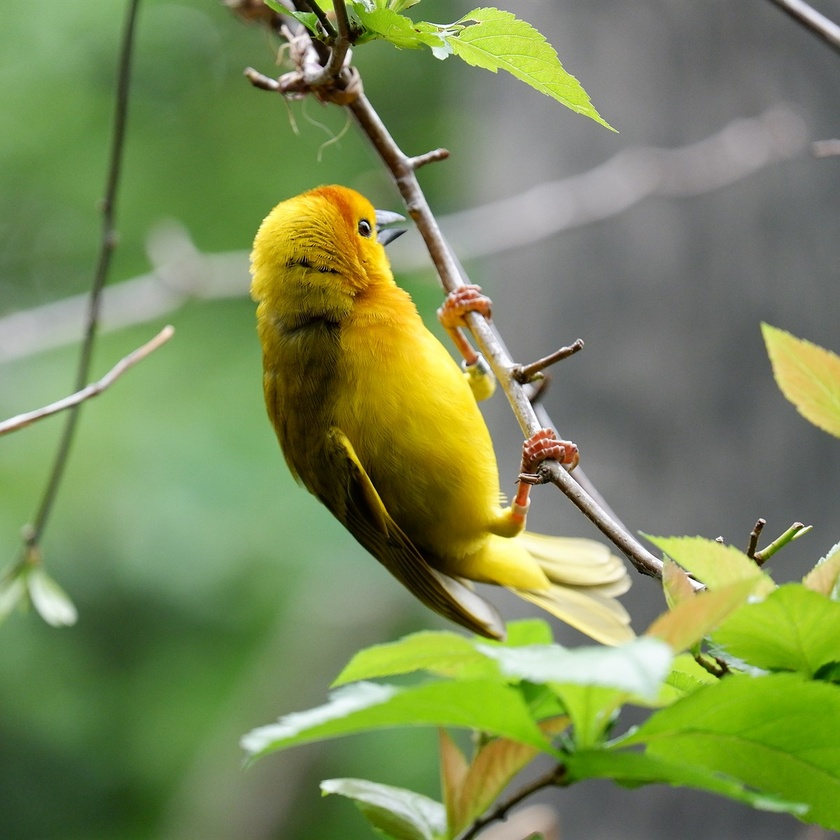
#> input picture sample.jpeg, 840 x 840 px, shrunk from 1200 x 1200 before the run
$ jupyter execute Task2_Week1_Workshop.ipynb
#> lines starting #> are read from the running program, lines starting #| are printed output that depends on the picture
## Task 1.2: The Color Channel Mystery

A color image is stored as a **3D NumPy array**:

(Height, Width, 3)

The third dimension represents color channels.

[cell 1]
import cv2
import numpy as np
import matplotlib.pyplot as plt
from google.colab.patches import cv2_imshow

## Step 1: Load a Color Image

We load the image normally using:

cv2.imread(path)

By default, OpenCV loads images in **BGR format**.

[cell 2]
img = cv2.imread("sample.jpeg")
#> img is the input picture: shape (840, 840, 3); mean B, G, R 87, 137.6, 121.8

if img is None:
    print("Image not found. Check file path.")
else:
    print("Image loaded successfully!")

print("Image Shape:", img.shape)
#| Image Shape: (840, 840, 3)
print("Data Type:", img.dtype)
#| Data Type: uint8

[cell 3]
# Convert BGR to RGB for correct display
img_rgb = cv2.cvtColor(img, cv2.COLOR_BGR2RGB)

plt.figure(figsize=(6,6))
plt.imshow(img_rgb)
plt.title("Original Color Image")
plt.axis("off")
plt.show()

## Step 1: Split the Color Channels

We separate the image into:

- Blue channel
- Green channel
- Red channel

Each channel is a 2D matrix.

[cell 4]
b, g, r = cv2.split(img)
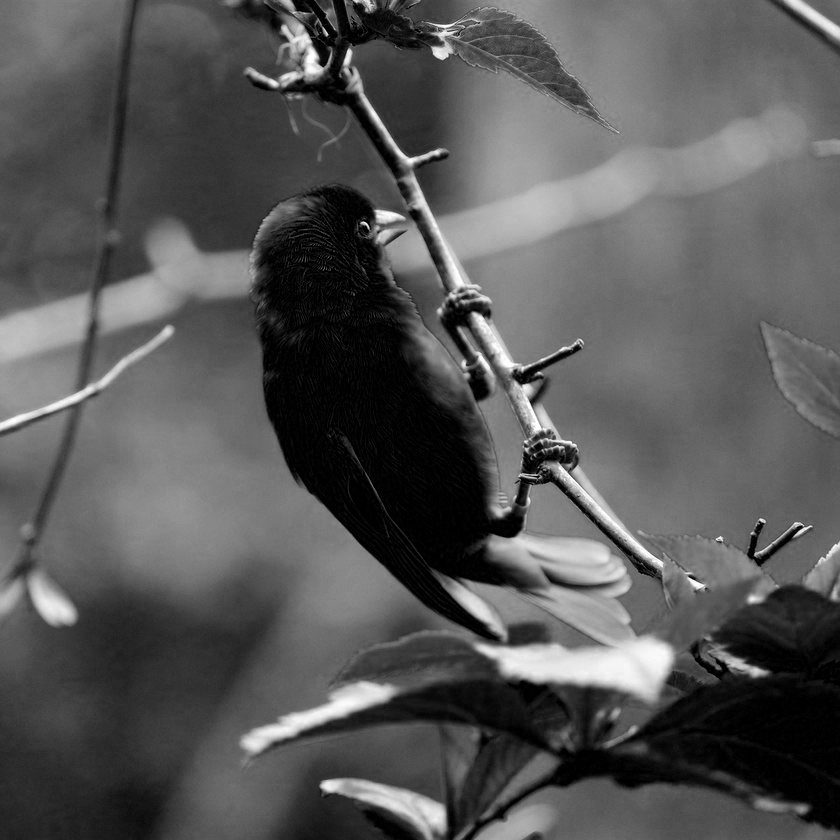
#> b: shape (840, 840); min 0, max 255, mean 87
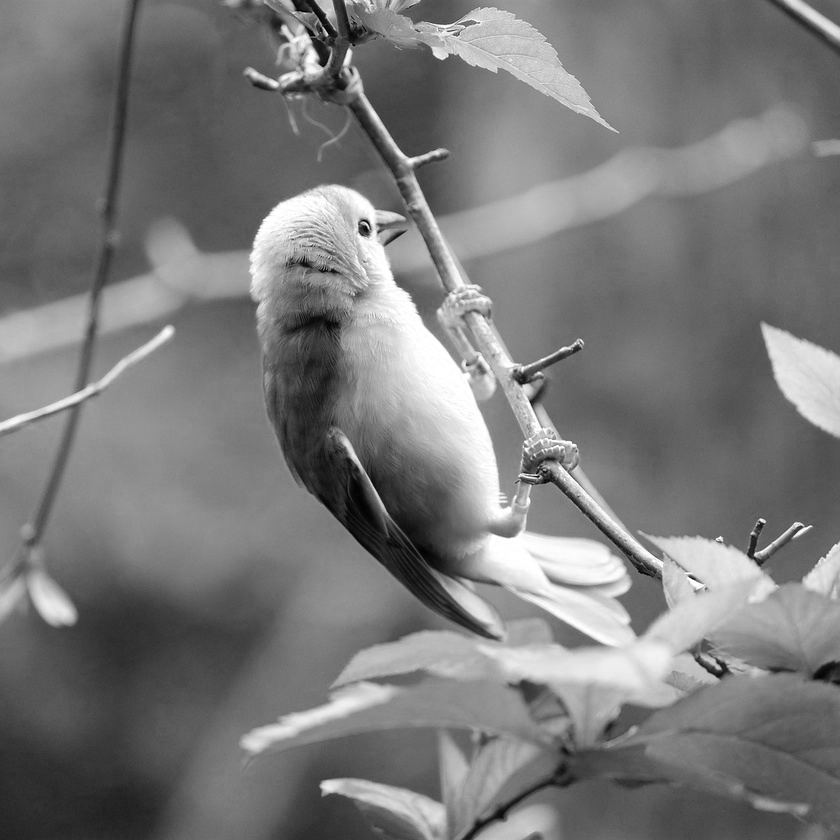
#> r: shape (840, 840); min 0, max 255, mean 121.8

print("Blue Channel Shape:", b.shape)
#| Blue Channel Shape: (840, 840)
print("Green Channel Shape:", g.shape)
#| Green Channel Shape: (840, 840)
print("Red Channel Shape:", r.shape)
#| Red Channel Shape: (840, 840)

[cell 5]
image_rgb = cv2.cvtColor(img, cv2.COLOR_BGR2RGB)

[cell 6]
image_hsv = cv2.cvtColor(img, cv2.COLOR_BGR2HSV)
#> image_hsv: shape (840, 840, 3); mean H, S, V 51.3, 97.6, 141.2

[cell 7]
image_gray = cv2.cvtColor(img, cv2.COLOR_BGR2GRAY)
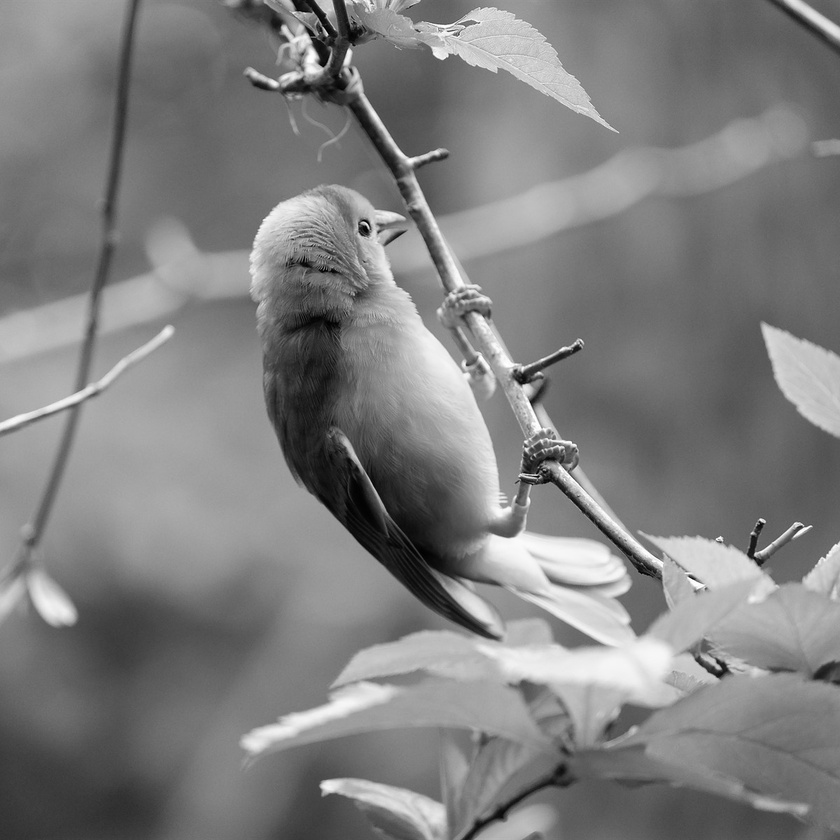
#> image_gray: shape (840, 840); min 0, max 255, mean 127.1

[cell 8]
image_lab = cv2.cvtColor(img, cv2.COLOR_BGR2LAB)
#> image_lab: shape (840, 840, 3); mean of channels 0, 1, 2 139.8, 115, 151.4

[cell 9]
plt.figure(figsize=(12, 8))

# 1 Original
plt.subplot(2, 3, 1)
plt.imshow(cv2.cvtColor(img, cv2.COLOR_BGR2RGB))
plt.title("Original (BGR)")
plt.axis("off")

# 2 RGB
plt.subplot(2, 3, 2)
plt.imshow(image_rgb)
plt.title("RGB")
plt.axis("off")

# 3 HSV
plt.subplot(2, 3, 3)
plt.imshow(image_hsv)
plt.title("HSV")
plt.axis("off")

# 4 Grayscale
plt.subplot(2, 3, 4)
plt.imshow(image_gray, cmap='gray')
plt.title("Grayscale")
plt.axis("off")

# 5 LAB
plt.subplot(2, 3, 5)
plt.imshow(image_lab)
plt.title("LAB")
plt.axis("off")

plt.tight_layout()
plt.show()

Now we remove all red information from the image.

What do you think will happen?

[cell 10]
# Create a copy
img_no_red = img.copy()

# Set red channel to zero
img_no_red[:,:,2] = 0
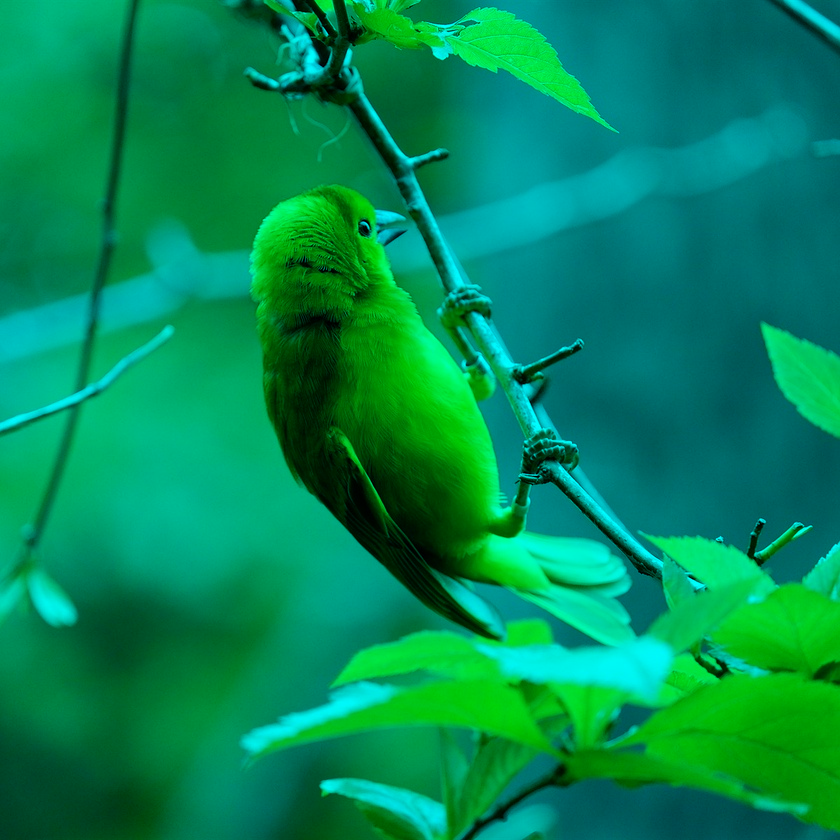
#> img_no_red: shape (840, 840, 3); mean B, G, R 87, 137.6, 0

# Convert for display
img_no_red_rgb = cv2.cvtColor(img_no_red, cv2.COLOR_BGR2RGB)

plt.figure(figsize=(6,6))
plt.imshow(img_no_red_rgb)
plt.title("Image with Red Channel Removed")
plt.axis("off")
plt.show()

[cell 11]
# Copy original image
no_blue = img.copy()

# Remove Blue channel (channel 0)
no_blue[:, :, 0] = 0
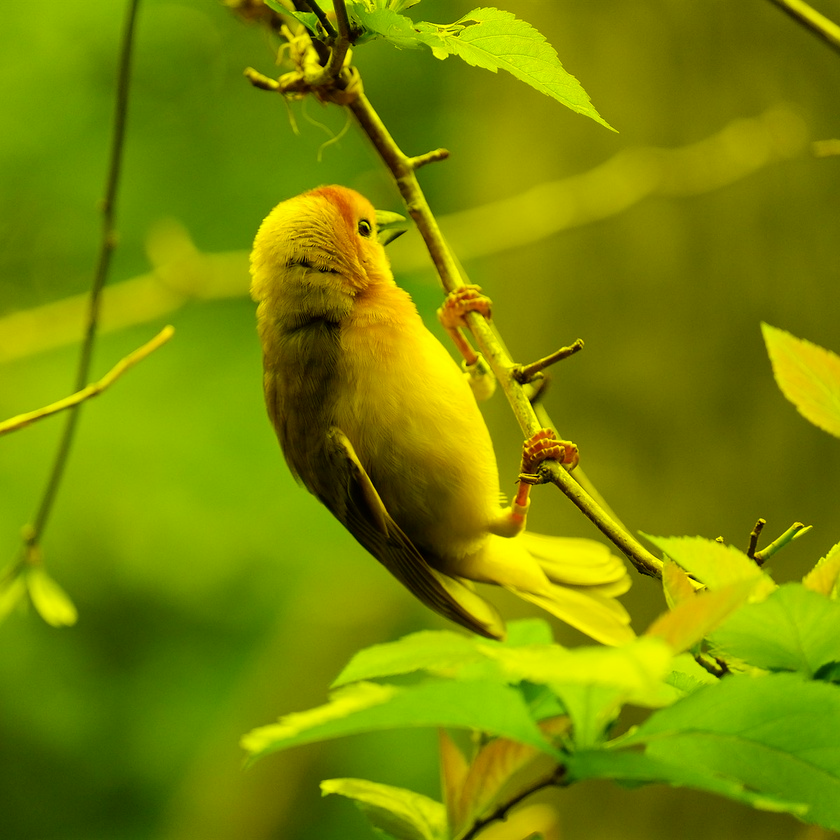
#> no_blue: shape (840, 840, 3); mean B, G, R 0, 137.6, 121.8

# Convert for correct display
no_blue_rgb = cv2.cvtColor(no_blue, cv2.COLOR_BGR2RGB)

# Show
plt.imshow(no_blue_rgb)
plt.title("Blue Channel Removed")
plt.axis("off")
plt.show()

[cell 12]
# Copy original image
no_green = img.copy()

# Remove Green channel (channel 1)
no_green[:, :, 1] = 0
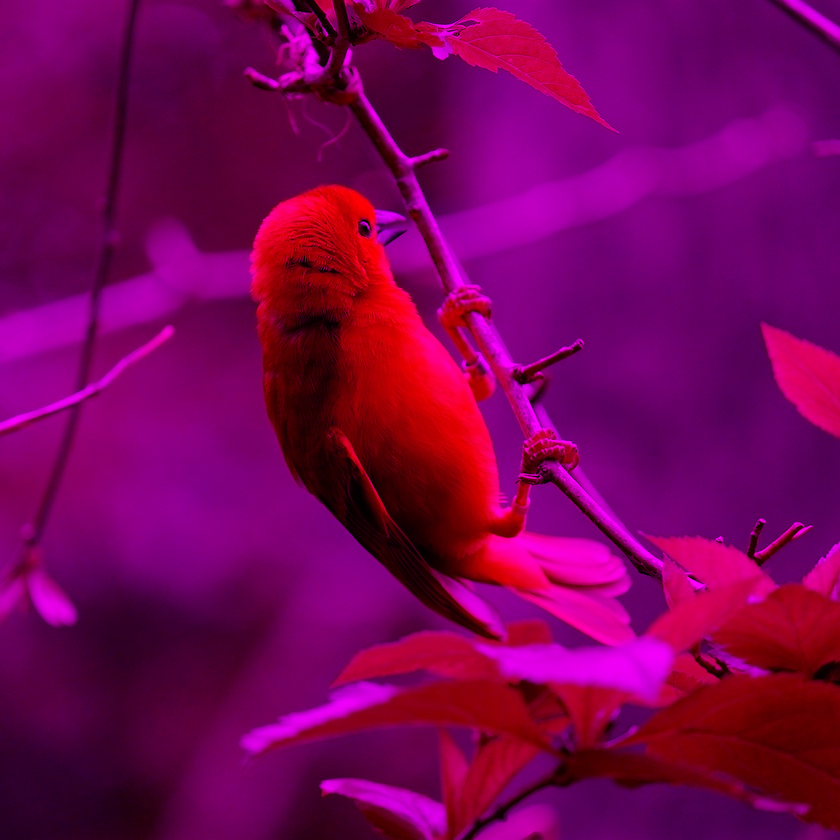
#> no_green: shape (840, 840, 3); mean B, G, R 87, 0, 121.8

# Convert for correct display
no_green_rgb = cv2.cvtColor(no_green, cv2.COLOR_BGR2RGB)

# Show
plt.imshow(no_green_rgb)
plt.title("Green Channel Removed")
plt.axis("off")
plt.show()
